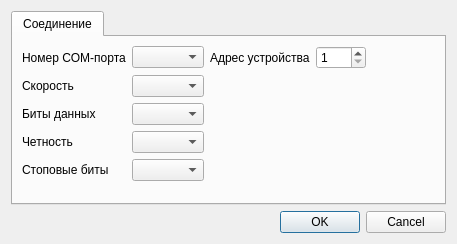
<?xml version="1.0" encoding="UTF-8"?>
<ui version="4.0">
 <class>Settings</class>
 <widget class="QDialog" name="Settings">
  <property name="windowModality">
   <enum>Qt::WindowModal</enum>
  </property>
  <property name="geometry">
   <rect>
    <x>0</x>
    <y>0</y>
    <width>457</width>
    <height>244</height>
   </rect>
  </property>
  <property name="windowTitle">
   <string>Настройки</string>
  </property>
  <property name="windowIcon">
   <iconset>
    <normaloff>../build-vniiem-Desktop_Qt_5_9_1_MinGW_32bit-Debug/debug/img/ico_settings.png</normaloff>../build-vniiem-Desktop_Qt_5_9_1_MinGW_32bit-Debug/debug/img/ico_settings.png</iconset>
  </property>
  <property name="modal">
   <bool>true</bool>
  </property>
  <layout class="QVBoxLayout" name="verticalLayout">
   <item>
    <widget class="QTabWidget" name="tabWidget">
     <property name="currentIndex">
      <number>0</number>
     </property>
     <widget class="QWidget" name="tab_connection">
      <attribute name="title">
       <string>Соединение</string>
      </attribute>
      <layout class="QGridLayout" name="gridLayout">
       <item row="5" column="0">
        <spacer name="verticalSpacer">
         <property name="orientation">
          <enum>Qt::Vertical</enum>
         </property>
         <property name="sizeHint" stdset="0">
          <size>
           <width>20</width>
           <height>40</height>
          </size>
         </property>
        </spacer>
       </item>
       <item row="3" column="1">
        <widget class="QComboBox" name="portParitySelect"/>
       </item>
       <item row="0" column="4">
        <spacer name="horizontalSpacer">
         <property name="orientation">
          <enum>Qt::Horizontal</enum>
         </property>
         <property name="sizeHint" stdset="0">
          <size>
           <width>40</width>
           <height>20</height>
          </size>
         </property>
        </spacer>
       </item>
       <item row="0" column="0">
        <widget class="QLabel" name="labelPortNumber">
         <property name="text">
          <string>Номер COM-порта</string>
         </property>
        </widget>
       </item>
       <item row="3" column="0">
        <widget class="QLabel" name="labelPortParity">
         <property name="text">
          <string>Четность</string>
         </property>
        </widget>
       </item>
       <item row="4" column="0">
        <widget class="QLabel" name="labelPortStopBits">
         <property name="text">
          <string>Стоповые биты</string>
         </property>
        </widget>
       </item>
       <item row="4" column="1">
        <widget class="QComboBox" name="portStopBitsSelect"/>
       </item>
       <item row="2" column="0">
        <widget class="QLabel" name="labelDatabits">
         <property name="text">
          <string>Биты данных</string>
         </property>
        </widget>
       </item>
       <item row="1" column="0">
        <widget class="QLabel" name="labelPortBaudrate">
         <property name="text">
          <string>Скорость</string>
         </property>
        </widget>
       </item>
       <item row="1" column="1">
        <widget class="QComboBox" name="portBaudrateSelect"/>
       </item>
       <item row="2" column="1">
        <widget class="QComboBox" name="portDataBitsSelect"/>
       </item>
       <item row="0" column="1">
        <widget class="QComboBox" name="portNumberSelect"/>
       </item>
       <item row="0" column="2">
        <widget class="QLabel" name="labeldeviceAddress">
         <property name="text">
          <string>Адрес устройства</string>
         </property>
        </widget>
       </item>
       <item row="0" column="3">
        <widget class="QSpinBox" name="deviceAddressInput">
         <property name="minimumSize">
          <size>
           <width>50</width>
           <height>0</height>
          </size>
         </property>
         <property name="font">
          <font>
           <pointsize>9</pointsize>
          </font>
         </property>
         <property name="minimum">
          <number>1</number>
         </property>
         <property name="maximum">
          <number>255</number>
         </property>
        </widget>
       </item>
      </layout>
     </widget>
    </widget>
   </item>
   <item>
    <widget class="QDialogButtonBox" name="buttonBox">
     <property name="orientation">
      <enum>Qt::Horizontal</enum>
     </property>
     <property name="standardButtons">
      <set>QDialogButtonBox::Cancel|QDialogButtonBox::Ok</set>
     </property>
    </widget>
   </item>
  </layout>
 </widget>
 <resources/>
 <connections>
  <connection>
   <sender>buttonBox</sender>
   <signal>accepted()</signal>
   <receiver>Settings</receiver>
   <slot>accept()</slot>
   <hints>
    <hint type="sourcelabel">
     <x>248</x>
     <y>254</y>
    </hint>
    <hint type="destinationlabel">
     <x>157</x>
     <y>274</y>
    </hint>
   </hints>
  </connection>
  <connection>
   <sender>buttonBox</sender>
   <signal>rejected()</signal>
   <receiver>Settings</receiver>
   <slot>reject()</slot>
   <hints>
    <hint type="sourcelabel">
     <x>316</x>
     <y>260</y>
    </hint>
    <hint type="destinationlabel">
     <x>286</x>
     <y>274</y>
    </hint>
   </hints>
  </connection>
 </connections>
</ui>
